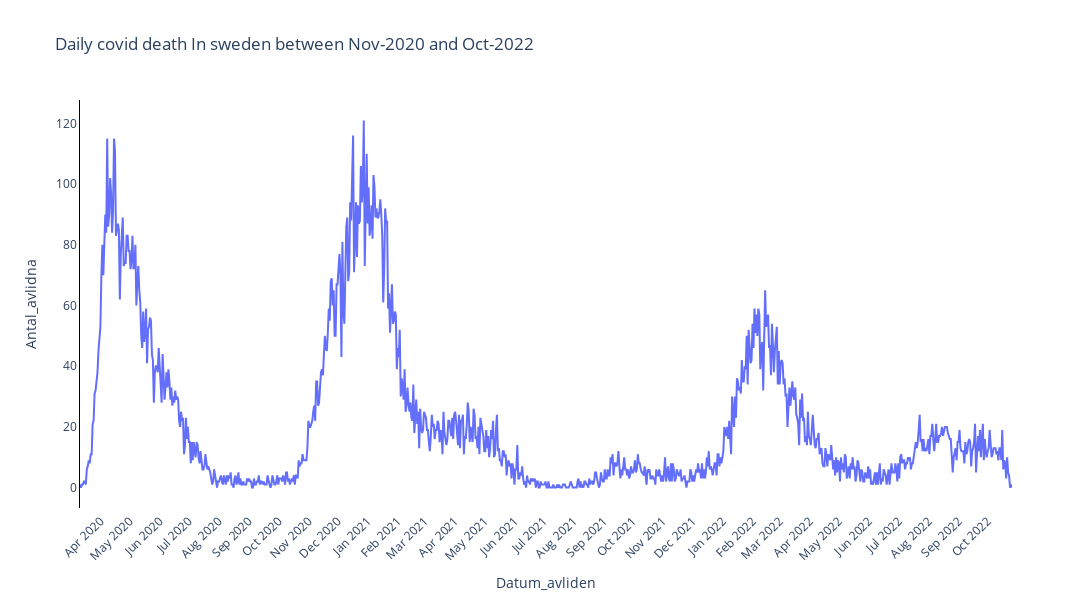

The notebook cell this image was saved under:
### Code cell
plotter(total_death_per_day, x_axis='Datum_avliden', y_axis='Antal_avlidna', plot_title="Daily covid death In sweden between Nov-2020 and Oct-2022")

### Figure 1 — Plotly figure (JSON) as saved in the notebook; plotly's stock layout.template omitted (floating-point values rounded to 4 significant figures; data arrays with more than 128 entries replaced by an {"elided": "..."} marker saying what was removed)
{"data": [{"hovertemplate": "Datum_avliden=%{x}<br>Antal_avlidna=%{y}<extra></extra>", "legendgroup": "", "line": {"color": "#636efa", "dash": "solid"}, "marker": {"symbol": "circle"}, "mode": "lines", "name": "", "orientation": "v", "showlegend": false, "type": "scatter", "x": {"elided": "961 str values"}, "xaxis": "x", "y": {"elided": "961 int values"}, "yaxis": "y"}], "layout": {"height": 600, "legend": {"tracegroupgap": 0}, "paper_bgcolor": "rgba(255,255,255,0.9)", "plot_bgcolor": "rgba(255,255,255,0.1)", "title": {"text": "Daily covid death In sweden between Nov-2020 and Oct-2022"}, "width": 1200, "xaxis": {"anchor": "y", "domain": [0, 1], "nticks": 50, "showgrid": false, "showline": true, "showticklabels": true, "spikecolor": "#000000", "tickangle": -45, "tickmode": "auto", "title": {"text": "Datum_avliden"}, "zeroline": true}, "yaxis": {"anchor": "x", "domain": [0, 1], "linecolor": "#000", "showgrid": false, "showline": true, "spikecolor": "#000000", "tickmode": "auto", "title": {"text": "Antal_avlidna"}, "zeroline": true}}}
